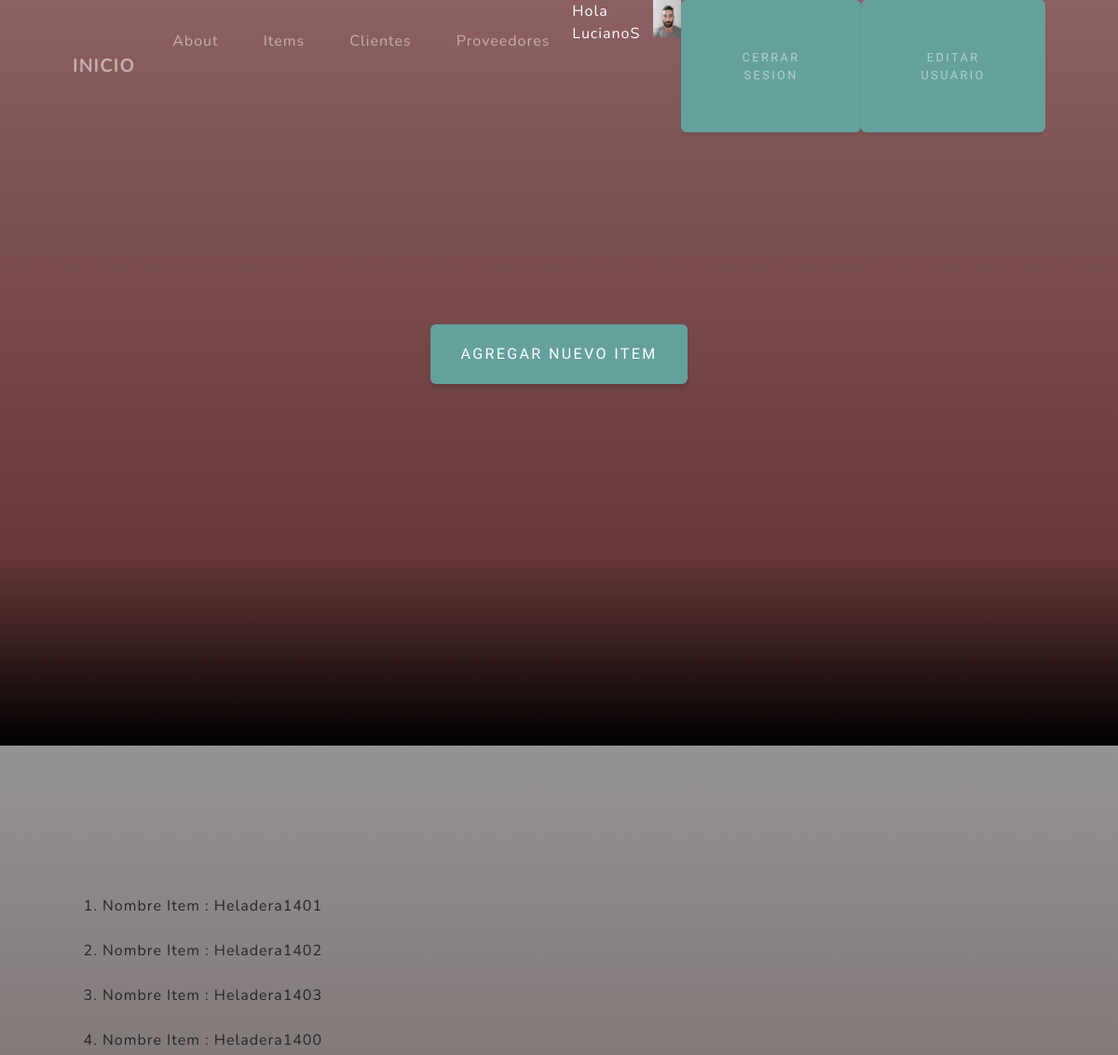
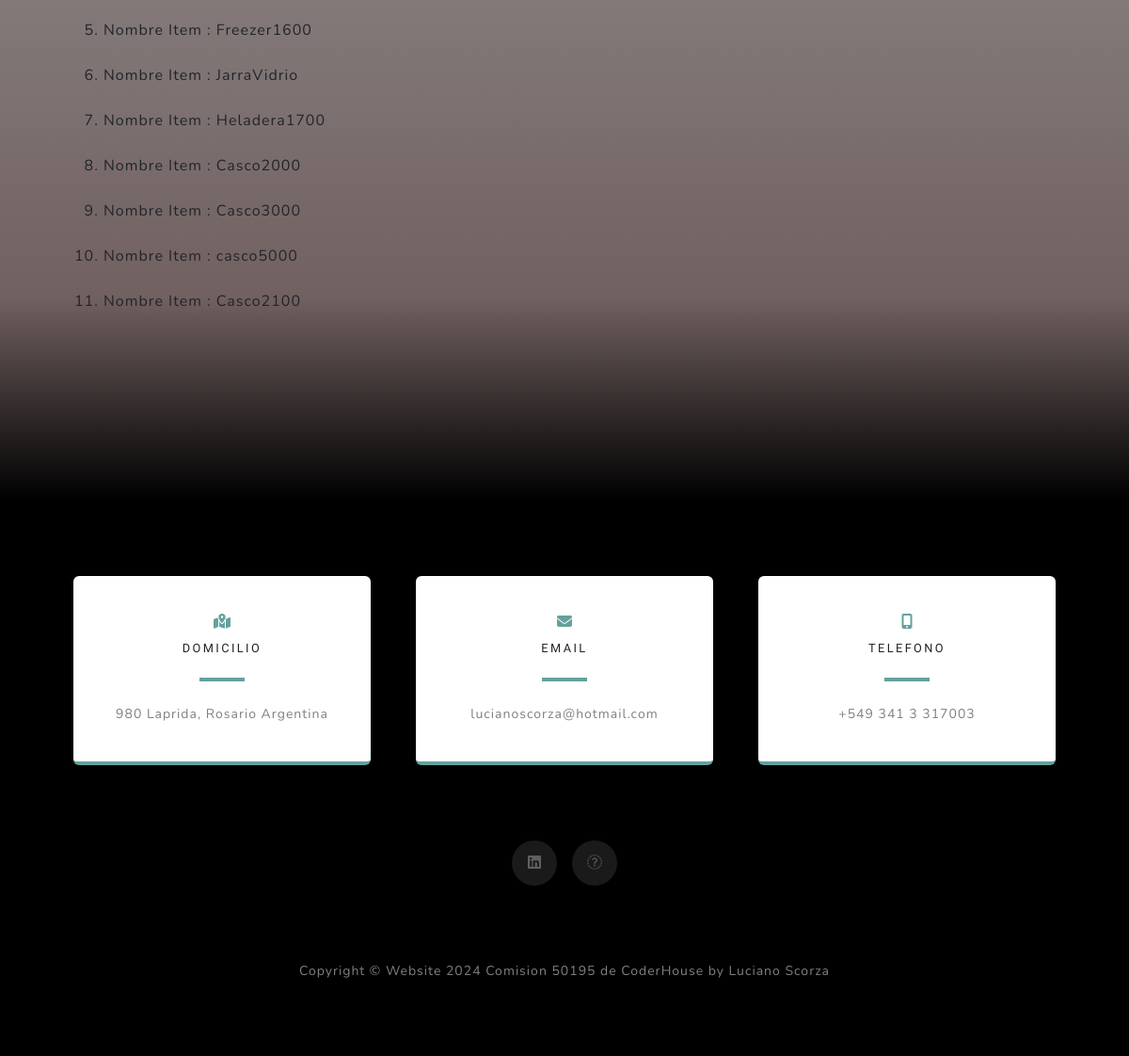
Screenshot of /AppWeb/listaItem/ (signed in) with the database file from the repository (2 pictures, top to bottom).
### AppWeb/models.py (models this page shows, shortened)
class avatar(models.Model):
    usuario = models.ForeignKey(User, on_delete=models.CASCADE) #lo vinculo con la Clase User, y on delete Cascade es para q si se elimina el usuario se elimine el avatar
    imagen = models.ImageField(upload_to="avatares", null=True , blank=True) # ya q no todos los usuarios va a tener Avatares por eso null y blank = True

class Item(models.Model):
    id=models.IntegerField  #el campo de nombre id lo identifica como PK, por no debe ponerse () luego de intergerfield, si fuera otro campo si se pondría()- Ver el error q sale: AppWeb.Item: (models.E004) 'id' can only be used as a field name if the field also sets 'primary_key=True'.
    nombre=models.CharField(max_length=30)
    categoria=models.CharField(max_length=15)

### AppWeb/views.py (the view)
# urls.py: path("listaItem/", ListaItem.as_view(), name="b_item"), # a diferencia de las views basadas en funciones de agrega el nombre de la clase.as_view()
class ListaItem(LoginRequiredMixin,ListView): #creamos una clase q hereda de ListView q es la libreria importada  / LoginRequiredMixin es para q no permita el acceso al boton si no inicio sesion
    model= Item  #importamos el modelo/clase pelicula

### AppWeb/templates/AppWeb/Item_list.html
{% extends "AppWeb/padre.html" %}
{% block descrip %}
<ol>
{% for x in object_list %}
<li>Nombre Item : {{x.nombre}}</li>
<br>
{% endfor %}
</ol>
{% endblock %}
{% block titulo2 %}
<button class="btn btn-primary"> <a class="nav-link" href="{% url 'a_item' %}">Agregar Nuevo Item </a></button>
{% endblock %}

### AppWeb/templates/AppWeb/padre.html (shortened to what this page needs)
<!DOCTYPE html>
<html lang="en">
    <head>
        {% load static %}
        <link href="{% static 'AppWeb/css/styles.css' %}" rel="stylesheet" />
    </head>
    <body id="page-top">
        <nav class="navbar navbar-expand-lg navbar-light fixed-top" id="mainNav">
            <div class="container px-4 px-lg-5">
                <a class="navbar-brand" href="{% url 'inicio' %}">INICIO</a>
                <div class="collapse navbar-collapse" id="navbarResponsive">
                    <ul class="navbar-nav ms-auto">
                        <li class="nav-item"><a class="nav-link" href="{% url 'acercaDeMi' %}">About</a></li>
                        {% if request.user.is_authenticated %}
                        <li class="nav-item"><a class="nav-link" href="{% url 'b_item' %}">Items</a></li>
                        <li class="nav-item"><a class="nav-link" href="{% url 'cliente' %}">Clientes</a></li>
                        <li class="nav-item"><a class="nav-link" href="{% url 'prov' %}">Proveedores</a></li>
                        <p style="color: white"> Hola {{user.username}} </p>
                        {% with user.avatar_set.first as miAvatar %}
                        {% if miAvatar %}
                        <img src="{{miAvatar.imagen.url}}" alt="No se encontró Imagen" height="40px" style="max-width: 100px ;" >
                        {% endif%}
                        {% endwith %}
                        <li class="btn btn-primary"><a class="nav-link" href="{% url 'Logout' %}">Cerrar Sesion</a></li>
                        <li class="btn btn-primary"><a class="nav-link" href="{% url 'EditarUsuario' %}">Editar Usuario</a></li>
                        {% else  %}
                        <li class="btn btn-primary"><a class="nav-link" href="{% url 'Login' %}">Iniciar Sesion</a></li>
                        <li class="btn btn-primary"><a class="nav-link" href="{% url 'SignUp' %}">Registrarse</a></li>
                        {% endif %}
                    </ul>
                </div>
            </div>
        </nav>
        <header class="masthead" style="background: linear-gradient(to bottom, rgba(150, 6, 6, 0.3) 0%, rgba(88, 20, 20, 0.7) 75%, #000 100%), #888;">
            <div class="container px-4 px-lg-5 d-flex h-100 align-items-center justify-content-center">
                <div class="d-flex justify-content-center">
                    <div class="text-center">
                        <h2 class="text-white-50 mx-auto mt-2 mb-5">
                            {% block titulo2 %}
                            {% endblock %}
                        </h2>
                    </div>
                </div>
            </div>
        </header>
        <section class="signup-section" id="signup" style="background: linear-gradient(to bottom, rgba(179, 172, 172, 0.3) 0%, rgba(104, 80, 80, 0.7) 75%, #000 100%), #888;">
            <div class="container px-4 px-lg-5
            <div class="container px-4 px-lg-5">
                <div class="row gx-4 gx-lg-5">
                        <form class="form-signup" id="contactForm" data-sb-form-api-token="API_TOKEN">
                                {% block descrip %}{% endblock %}
                            </div>
                            </div>
        </section>
        <section class="contact-section bg-black">
            <div class="container px-4 px-lg-5">
                <div class="row gx-4 gx-lg-5">
                    <div class="col-md-4 mb-3 mb-md-0">
                        <div class="card py-4 h-100">
                            <div class="card-body text-center">
                                <i class="fas fa-map-marked-alt text-primary mb-2"></i>
                                <h4 class="text-uppercase m-0">Domicilio</h4>
                                <hr class="my-4 mx-auto" />
                                <div class="small text-black-50">980 Laprida, Rosario Argentina</div>
                            </div>
                        </div>
                    </div>
                    <div class="col-md-4 mb-3 mb-md-0">
                        <div class="card py-4 h-100">
                            <div class="card-body text-center">
                                <i class="fas fa-envelope text-primary mb-2"></i>
                                <h4 class="text-uppercase m-0">Email</h4>
                                <hr class="my-4 mx-auto" />
                                <div class="small text-black-50">lucianoscorza@hotmail.com</a></div>
                            </div>
                        </div>
                    </div>
                    <div class="col-md-4 mb-3 mb-md-0">
                        <div class="card py-4 h-100">
                            <div class="card-body text-center">
                                <i class="fas fa-mobile-alt text-primary mb-2"></i>
                                <h4 class="text-uppercase m-0">Telefono</h4>
                                <hr class="my-4 mx-auto" />
                                <div class="small text-black-50">+549 341 3 317003</div>
                            </div>
                        </div>
                    </div>
                </div>
                <div class="social d-flex justify-content-center">
                    <a class="mx-2" href="//www.linkedin.com/in/luciano-scorza"><i class="fab fa-linkedin"></i></a>
                    <a class="mx-2" href="https://1drv.ms/b/s!ApP_8E9v9OFolDqQ40bvGBjnRl91?e=nOhg9m"><i class="fab fa-CV"></i></a>
                </div>
            </div>
        </section>
        <footer class="footer bg-black small text-center text-white-50"><div class="container px-4 px-lg-5">Copyright &copy; Website 2024 Comision 50195 de CoderHouse by Luciano Scorza </div></footer>
    </body>
</html>

### rows the page displays
avatar: imagen (picture)
Item: nombre "Heladera1401"
Item: nombre "Heladera1402"
Item: nombre "Heladera1403"
Item: nombre "Heladera1400"
Item: nombre "Freezer1600"
Item: nombre "JarraVidrio"
Item: nombre "Heladera1700"
Item: nombre "Casco2000"
Item: nombre "Casco3000"
Item: nombre "casco5000"
Item: nombre "Casco2100"

### other values shown
{{ user.username }} "LucianoS"
